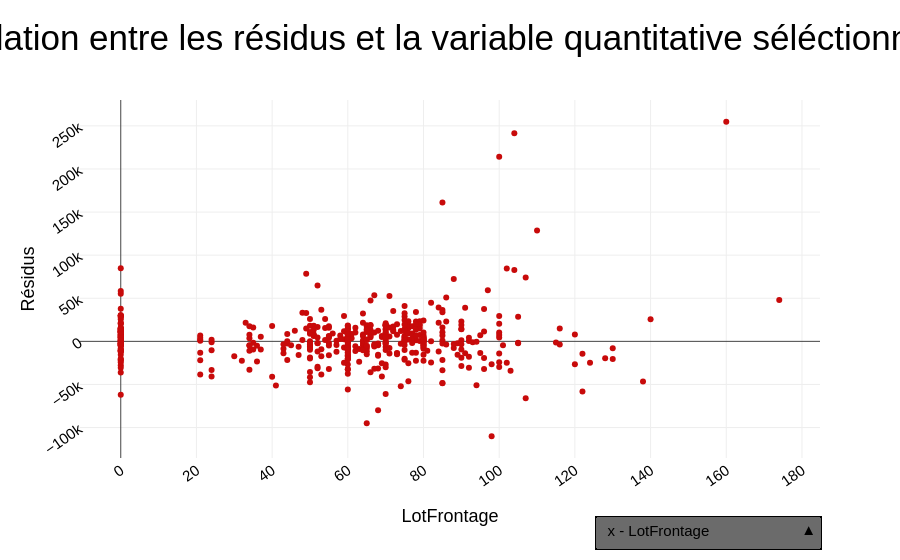

Here is the notebook cell this chart was saved with:
### Markdown cell above
#### Résidus en fonction des variables quantitatives

### Code cell
# Définition de la figure type nuages de points
scat = go.Figure(
    go.Scatter(
        x=df_test["LotFrontage"],
        y=df_test["residus"],
        mode="markers",
        marker_color=rouge,
    )
)

numerical_cols = [
    col
    for col in df_test.columns
    if pd.api.types.is_any_real_numeric_dtype(df_test[col])
]

boutons_x = [
    dict(
        label=f"x - {x}",
        method="update",
        args=[
            {"x": [df_test[x]]},
            {"xaxis": {"title": x}},
        ],
    )
    for x in numerical_cols
]

# Mise à jour du layout
scat.update_layout(
    title_text="Relation entre les résidus et la variable quantitative séléctionnée",
    xaxis_title="LotFrontage",
    yaxis_title=res,
    updatemenus=[
        dict(
            buttons=boutons_x,
            direction="up",  # Set to 'down' or 'up' for dropdown
            showactive=True,
            x=1,
            xanchor="right",
            y=-0.25,
            yanchor="bottom",  # Custom styles specified here
            bgcolor=styleBoutons["bgcolor"],
            bordercolor=styleBoutons["bordercolor"],
            borderwidth=styleBoutons["borderwidth"],
        ),
    ],
)

# Affichage de la figure
scat.show()

### Figure 1 — Plotly figure (JSON) as saved in the notebook; plotly's stock layout.template omitted (floating-point values rounded to 4 significant figures; data arrays with more than 128 entries replaced by an {"elided": "..."} marker saying what was removed)
{"data": [{"marker": {"color": "rgb(200, 10, 10)"}, "mode": "markers", "type": "scatter", "x": {"elided": "482 int values"}, "y": {"elided": "482 float values"}}], "layout": {"title": {"text": "Relation entre les résidus et la variable quantitative séléctionnée"}, "updatemenus": [{"bgcolor": "#6B6B6B", "bordercolor": "#000000", "borderwidth": 1.5, "buttons": [{"args": [{"x": {"elided": "1x482 int values"}}, {"xaxis": {"title": "LotFrontage"}}], "label": "x - LotFrontage", "method": "update"}, {"args": [{"x": {"elided": "1x482 int values"}}, {"xaxis": {"title": "LotArea"}}], "label": "x - LotArea", "method": "update"}, {"args": [{"x": {"elided": "1x482 int values"}}, {"xaxis": {"title": "MasVnrArea"}}], "label": "x - MasVnrArea", "method": "update"}, {"args": [{"x": {"elided": "1x482 int values"}}, {"xaxis": {"title": "BsmtFinSF1"}}], "label": "x - BsmtFinSF1", "method": "update"}, {"args": [{"x": {"elided": "1x482 int values"}}, {"xaxis": {"title": "BsmtFinSF2"}}], "label": "x - BsmtFinSF2", "method": "update"}, {"args": [{"x": {"elided": "1x482 int values"}}, {"xaxis": {"title": "BsmtUnfSF"}}], "label": "x - BsmtUnfSF", "method": "update"}, {"args": [{"x": {"elided": "1x482 int values"}}, {"xaxis": {"title": "TotalBsmtSF"}}], "label": "x - TotalBsmtSF", "method": "update"}, {"args": [{"x": {"elided": "1x482 int values"}}, {"xaxis": {"title": "FirstFlrSF"}}], "label": "x - FirstFlrSF", "method": "update"}, {"args": [{"x": {"elided": "1x482 int values"}}, {"xaxis": {"title": "SecondFlrSF"}}], "label": "x - SecondFlrSF", "method": "update"}, {"args": [{"x": {"elided": "1x482 int values"}}, {"xaxis": {"title": "LowQualFinSF"}}], "label": "x - LowQualFinSF", "method": "update"}, {"args": [{"x": {"elided": "1x482 int values"}}, {"xaxis": {"title": "GrLivArea"}}], "label": "x - GrLivArea", "method": "update"}, {"args": [{"x": {"elided": "1x482 int values"}}, {"xaxis": {"title": "BsmtFullBath"}}], "label": "x - BsmtFullBath", "method": "update"}, {"args": [{"x": {"elided": "1x482 int values"}}, {"xaxis": {"title": "BsmtHalfBath"}}], "label": "x - BsmtHalfBath", "method": "update"}, {"args": [{"x": {"elided": "1x482 int values"}}, {"xaxis": {"title": "FullBath"}}], "label": "x - FullBath", "method": "update"}, {"args": [{"x": {"elided": "1x482 int values"}}, {"xaxis": {"title": "HalfBath"}}], "label": "x - HalfBath", "method": "update"}, {"args": [{"x": {"elided": "1x482 int values"}}, {"xaxis": {"title": "BedroomAbvGr"}}], "label": "x - BedroomAbvGr", "method": "update"}, {"args": [{"x": {"elided": "1x482 int values"}}, {"xaxis": {"title": "KitchenAbvGr"}}], "label": "x - KitchenAbvGr", "method": "update"}, {"args": [{"x": {"elided": "1x482 int values"}}, {"xaxis": {"title": "TotRmsAbvGrd"}}], "label": "x - TotRmsAbvGrd", "method": "update"}, {"args": [{"x": {"elided": "1x482 int values"}}, {"xaxis": {"title": "Fireplaces"}}], "label": "x - Fireplaces", "method": "update"}, {"args": [{"x": {"elided": "1x482 int values"}}, {"xaxis": {"title": "GarageCars"}}], "label": "x - GarageCars", "method": "update"}, {"args": [{"x": {"elided": "1x482 int values"}}, {"xaxis": {"title": "GarageArea"}}], "label": "x - GarageArea", "method": "update"}, {"args": [{"x": {"elided": "1x482 int values"}}, {"xaxis": {"title": "WoodDeckSF"}}], "label": "x - WoodDeckSF", "method": "update"}, {"args": [{"x": {"elided": "1x482 int values"}}, {"xaxis": {"title": "OpenPorchSF"}}], "label": "x - OpenPorchSF", "method": "update"}, {"args": [{"x": {"elided": "1x482 int values"}}, {"xaxis": {"title": "EnclosedPorch"}}], "label": "x - EnclosedPorch", "method": "update"}, {"args": [{"x": {"elided": "1x482 int values"}}, {"xaxis": {"title": "3SsnPorch"}}], "label": "x - 3SsnPorch", "method": "update"}, {"args": [{"x": {"elided": "1x482 int values"}}, {"xaxis": {"title": "ScreenPorch"}}], "label": "x - ScreenPorch", "method": "update"}, {"args": [{"x": {"elided": "1x482 int values"}}, {"xaxis": {"title": "PoolArea"}}], "label": "x - PoolArea", "method": "update"}, {"args": [{"x": {"elided": "1x482 int values"}}, {"xaxis": {"title": "MiscVal"}}], "label": "x - MiscVal", "method": "update"}, {"args": [{"x": {"elided": "1x482 int values"}}, {"xaxis": {"title": "SalePrice"}}], "label": "x - SalePrice", "method": "update"}, {"args": [{"x": {"elided": "1x482 int values"}}, {"xaxis": {"title": "HouseAgeAtSale"}}], "label": "x - HouseAgeAtSale", "method": "update"}, {"args": [{"x": {"elided": "1x482 int values"}}, {"xaxis": {"title": "DiffYearsRemodAddBuilt"}}], "label": "x - DiffYearsRemodAddBuilt", "method": "update"}, {"args": [{"x": {"elided": "1x482 int values"}}, {"xaxis": {"title": "DiffYearsGarageBuilt"}}], "label": "x - DiffYearsGarageBuilt", "method": "update"}, {"args": [{"x": {"elided": "1x482 float values"}}, {"xaxis": {"title": "SinMoSold"}}], "label": "x - SinMoSold", "method": "update"}, {"args": [{"x": {"elided": "1x482 float values"}}, {"xaxis": {"title": "CosMoSold"}}], "label": "x - CosMoSold", "method": "update"}, {"args": [{"x": {"elided": "1x482 int values"}}, {"xaxis": {"title": "LotShape_ord"}}], "label": "x - LotShape_ord", "method": "update"}, {"args": [{"x": {"elided": "1x482 int values"}}, {"xaxis": {"title": "LandContour_ord"}}], "label": "x - LandContour_ord", "method": "update"}, {"args": [{"x": {"elided": "1x482 int values"}}, {"xaxis": {"title": "Utilities_ord"}}], "label": "x - Utilities_ord", "method": "update"}, {"args": [{"x": {"elided": "1x482 int values"}}, {"xaxis": {"title": "LandSlope_ord"}}], "label": "x - LandSlope_ord", "method": "update"}, {"args": [{"x": {"elided": "1x482 int values"}}, {"xaxis": {"title": "OverallQual_ord"}}], "label": "x - OverallQual_ord", "method": "update"}, {"args": [{"x": {"elided": "1x482 int values"}}, {"xaxis": {"title": "OverallCond_ord"}}], "label": "x - OverallCond_ord", "method": "update"}, {"args": [{"x": {"elided": "1x482 int values"}}, {"xaxis": {"title": "BsmtExposure_ord"}}], "label": "x - BsmtExposure_ord", "method": "update"}, {"args": [{"x": {"elided": "1x482 int values"}}, {"xaxis": {"title": "BsmtFinType1_ord"}}], "label": "x - BsmtFinType1_ord", "method": "update"}, {"args": [{"x": {"elided": "1x482 int values"}}, {"xaxis": {"title": "BsmtFinType2_ord"}}], "label": "x - BsmtFinType2_ord", "method": "update"}, {"args": [{"x": {"elided": "1x482 int values"}}, {"xaxis": {"title": "Functional_ord"}}], "label": "x - Functional_ord", "method": "update"}, {"args": [{"x": {"elided": "1x482 int values"}}, {"xaxis": {"title": "GarageFinish_ord"}}], "label": "x - GarageFinish_ord", "method": "update"}, {"args": [{"x": {"elided": "1x482 int values"}}, {"xaxis": {"title": "FullBath_tot"}}], "label": "x - FullBath_tot", "method": "update"}, {"args": [{"x": {"elided": "1x482 int values"}}, {"xaxis": {"title": "HalfBath_tot"}}], "label": "x - HalfBath_tot", "method": "update"}, {"args": [{"x": {"elided": "1x482 float values"}}, {"xaxis": {"title": "SalePrice_pred"}}], "label": "x - SalePrice_pred", "method": "update"}, {"args": [{"x": {"elided": "1x482 float values"}}, {"xaxis": {"title": "residus"}}], "label": "x - residus", "method": "update"}], "direction": "up", "showactive": true, "x": 1, "xanchor": "right", "y": -0.25, "yanchor": "bottom"}], "xaxis": {"title": {"text": "LotFrontage"}}, "yaxis": {"title": {"text": "Résidus"}}}}
